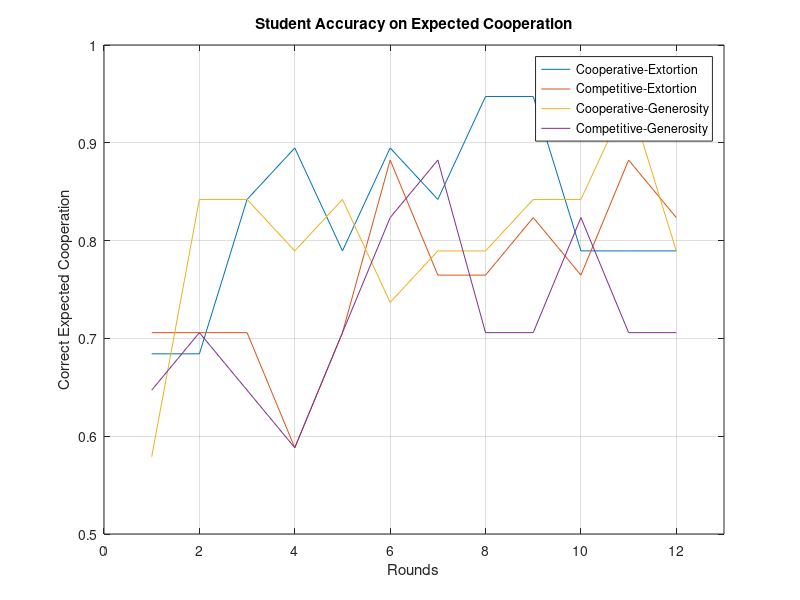

The MATLAB script that drew this image:
%Accuracy of Predictions
coop_extortion_correct_rate = [0.6842105263157895, 0.6842105263157895, 0.8421052631578947, 0.8947368421052632, 0.7894736842105263, 0.8947368421052632, 0.8421052631578947, 0.9473684210526315, 0.9473684210526315, 0.7894736842105263, 0.7894736842105263, 0.7894736842105263];
comp_extortion_correct_rate = [0.7058823529411765, 0.7058823529411765, 0.7058823529411765, 0.5882352941176471, 0.7058823529411765, 0.8823529411764706, 0.7647058823529411, 0.7647058823529411, 0.8235294117647058, 0.7647058823529411, 0.8823529411764706, 0.8235294117647058];
coop_generous_correct_rate = [0.5789473684210527, 0.8421052631578947, 0.8421052631578947, 0.7894736842105263, 0.8421052631578947, 0.7368421052631579, 0.7894736842105263, 0.7894736842105263, 0.8421052631578947, 0.8421052631578947, 0.9473684210526315, 0.7894736842105263];
comp_generous_correct_rate = [0.6470588235294118, 0.7058823529411765, 0.6470588235294118, 0.5882352941176471, 0.7058823529411765, 0.8235294117647058, 0.8823529411764706, 0.7058823529411765, 0.7058823529411765, 0.8235294117647058, 0.7058823529411765, 0.7058823529411765];

plot(coop_extortion_correct_rate);
hold on;
plot(comp_extortion_correct_rate);
hold on;
plot(coop_generous_correct_rate);
hold on;
plot(comp_generous_correct_rate);
hold off;

legend('Cooperative-Extortion','Competitive-Extortion','Cooperative-Generosity','Competitive-Generosity');
axis([0 13 0.5 1]);
xlabel('Rounds');
ylabel('Correct Expected Cooperation');
title('Student Accuracy on Expected Cooperation');
grid on;
